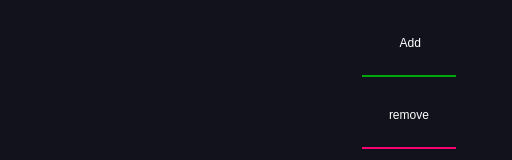
                   <widget class="QGroupBox" name="connections_box">
                    <property name="sizePolicy">
                     <sizepolicy hsizetype="Preferred" vsizetype="Preferred">
                      <horstretch>0</horstretch>
                      <verstretch>0</verstretch>
                     </sizepolicy>
                    </property>
                    <property name="maximumSize">
                     <size>
                      <width>16777215</width>
                      <height>150</height>
                     </size>
                    </property>
                    <property name="styleSheet">
                     <string notr="true">QGroupBox {
	border: 1px solid;
	border-radius: 7px;
	border-color: rgb(18, 18, 29);
	background-color: rgb(18, 18, 29);
}</string>
                    </property>
                    <property name="title">
                     <string/>
                    </property>
                    <layout class="QHBoxLayout" name="horizontalLayout_18">
                     <property name="leftMargin">
                      <number>0</number>
                     </property>
                     <property name="topMargin">
                      <number>0</number>
                     </property>
                     <property name="rightMargin">
                      <number>0</number>
                     </property>
                     <property name="bottomMargin">
                      <number>0</number>
                     </property>
                     <item>
                      <spacer name="horizontalSpacer">
                       <property name="orientation">
                        <enum>Qt::Horizontal</enum>
                       </property>
                       <property name="sizeHint" stdset="0">
                        <size>
                         <width>40</width>
                         <height>20</height>
                        </size>
                       </property>
                      </spacer>
                     </item>
                     <item>
                      <widget class="QGroupBox" name="connections">
                       <property name="minimumSize">
                        <size>
                         <width>300</width>
                         <height>0</height>
                        </size>
                       </property>
                       <property name="styleSheet">
                        <string notr="true">QPushButton {   
 	min-width: 100px;
    min-height: 80px;
    max-height: 80px;
	border: 1px solid;
	border-radius: 7px;
	border-color: rgb(18, 18, 29);
	background-color: rgb(35, 36, 47);
}

QPushButton:checked {
    border: 5px solid;
	border-radius: 7px;
    border-color:  rgb(0, 168, 14); 
}</string>
                       </property>
                       <property name="title">
                        <string/>
                       </property>
                       <layout class="QHBoxLayout" name="horizontalLayout_17">
                        <property name="leftMargin">
                         <number>0</number>
                        </property>
                        <property name="topMargin">
                         <number>0</number>
                        </property>
                        <property name="rightMargin">
                         <number>0</number>
                        </property>
                        <property name="bottomMargin">
                         <number>0</number>
                        </property>
                       </layout>
                      </widget>
                     </item>
                     <item>
                      <widget class="QGroupBox" name="connection_add_remove_box">
                       <property name="title">
                        <string/>
                       </property>
                       <layout class="QVBoxLayout" name="verticalLayout_8">
                        <item>
                         <widget class="QPushButton" name="add_connection_button">
                          <property name="sizePolicy">
                           <sizepolicy hsizetype="Preferred" vsizetype="Preferred">
                            <horstretch>0</horstretch>
                            <verstretch>0</verstretch>
                           </sizepolicy>
                          </property>
                          <property name="styleSheet">
                           <string notr="true">QPushButton {
	border: none;
	color: white;
	text-align: center;
    background: rgb(18, 18, 29);
    height: 60px;
    width: 90px;
    padding: 2px;
	margin-left: 5px;
	margin-right: 5px;

    border-bottom: 2px solid;
    border-bottom-color: rgb(0, 168, 14); 
}

QPushButton::hover {
	background: rgb(28, 28, 39);
}</string>
                          </property>
                          <property name="text">
                           <string> Add</string>
                          </property>
                         </widget>
                        </item>
                        <item>
                         <widget class="QPushButton" name="remove_connection_button">
                          <property name="sizePolicy">
                           <sizepolicy hsizetype="Preferred" vsizetype="Preferred">
                            <horstretch>0</horstretch>
                            <verstretch>0</verstretch>
                           </sizepolicy>
                          </property>
                          <property name="styleSheet">
                           <string notr="true">QPushButton {
	border: none;
	color: white;
	text-align: center;
    background: rgb(18, 18, 29);
    height: 60px;
    width: 90px;
    padding: 2px;
	margin-left: 5px;
	margin-right: 5px;

    border-bottom: 2px solid;
    border-bottom-color: rgb(244, 5, 113); 
}

QPushButton::hover {
	background: rgb(28, 28, 39);
}</string>
                          </property>
                          <property name="text">
                           <string>remove</string>
                          </property>
                         </widget>
                        </item>
                       </layout>
                      </widget>
                     </item>
                     <item>
                      <spacer name="horizontalSpacer_2">
                       <property name="orientation">
                        <enum>Qt::Horizontal</enum>
                       </property>
                       <property name="sizeType">
                        <enum>QSizePolicy::Expanding</enum>
                       </property>
                       <property name="sizeHint" stdset="0">
                        <size>
                         <width>40</width>
                         <height>20</height>
                        </size>
                       </property>
                      </spacer>
                     </item>
                    </layout>
                   </widget>
